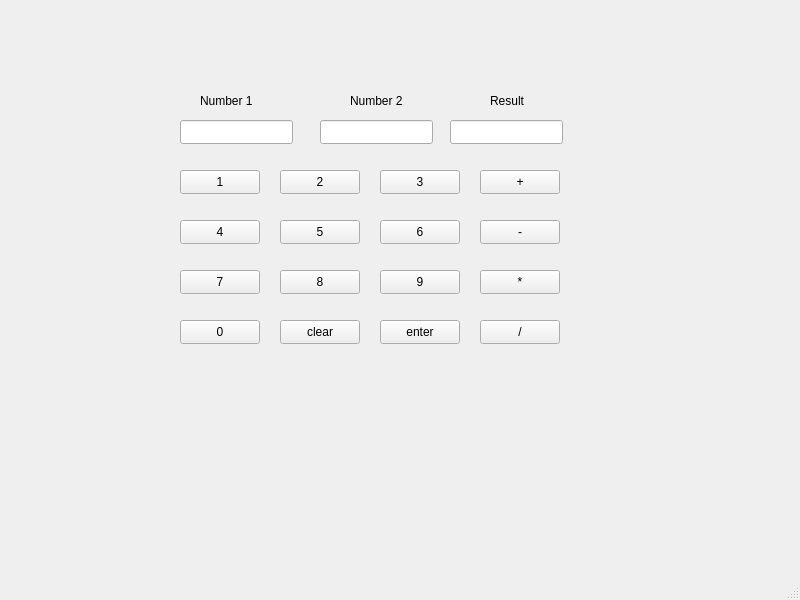
<?xml version="1.0" encoding="UTF-8"?>
<ui version="4.0">
 <class>MainWindow</class>
 <widget class="QMainWindow" name="MainWindow">
  <property name="geometry">
   <rect>
    <x>0</x>
    <y>0</y>
    <width>800</width>
    <height>600</height>
   </rect>
  </property>
  <property name="windowTitle">
   <string>MainWindow</string>
  </property>
  <widget class="QWidget" name="centralwidget">
   <widget class="QPushButton" name="N1">
    <property name="geometry">
     <rect>
      <x>180</x>
      <y>170</y>
      <width>80</width>
      <height>24</height>
     </rect>
    </property>
    <property name="text">
     <string>1</string>
    </property>
   </widget>
   <widget class="QPushButton" name="N2">
    <property name="geometry">
     <rect>
      <x>280</x>
      <y>170</y>
      <width>80</width>
      <height>24</height>
     </rect>
    </property>
    <property name="text">
     <string>2</string>
    </property>
   </widget>
   <widget class="QPushButton" name="N4">
    <property name="geometry">
     <rect>
      <x>180</x>
      <y>220</y>
      <width>80</width>
      <height>24</height>
     </rect>
    </property>
    <property name="text">
     <string>4</string>
    </property>
   </widget>
   <widget class="QPushButton" name="N5">
    <property name="geometry">
     <rect>
      <x>280</x>
      <y>220</y>
      <width>80</width>
      <height>24</height>
     </rect>
    </property>
    <property name="text">
     <string>5</string>
    </property>
   </widget>
   <widget class="QPushButton" name="N3">
    <property name="geometry">
     <rect>
      <x>380</x>
      <y>170</y>
      <width>80</width>
      <height>24</height>
     </rect>
    </property>
    <property name="text">
     <string>3</string>
    </property>
   </widget>
   <widget class="QPushButton" name="N6">
    <property name="geometry">
     <rect>
      <x>380</x>
      <y>220</y>
      <width>80</width>
      <height>24</height>
     </rect>
    </property>
    <property name="text">
     <string>6</string>
    </property>
   </widget>
   <widget class="QPushButton" name="N7">
    <property name="geometry">
     <rect>
      <x>180</x>
      <y>270</y>
      <width>80</width>
      <height>24</height>
     </rect>
    </property>
    <property name="text">
     <string>7</string>
    </property>
   </widget>
   <widget class="QPushButton" name="N8">
    <property name="geometry">
     <rect>
      <x>280</x>
      <y>270</y>
      <width>80</width>
      <height>24</height>
     </rect>
    </property>
    <property name="text">
     <string>8</string>
    </property>
   </widget>
   <widget class="QPushButton" name="N9">
    <property name="geometry">
     <rect>
      <x>380</x>
      <y>270</y>
      <width>80</width>
      <height>24</height>
     </rect>
    </property>
    <property name="text">
     <string>9</string>
    </property>
   </widget>
   <widget class="QPushButton" name="N0">
    <property name="geometry">
     <rect>
      <x>180</x>
      <y>320</y>
      <width>80</width>
      <height>24</height>
     </rect>
    </property>
    <property name="text">
     <string>0</string>
    </property>
   </widget>
   <widget class="QPushButton" name="clear">
    <property name="geometry">
     <rect>
      <x>280</x>
      <y>320</y>
      <width>80</width>
      <height>24</height>
     </rect>
    </property>
    <property name="text">
     <string>clear</string>
    </property>
   </widget>
   <widget class="QPushButton" name="enter">
    <property name="geometry">
     <rect>
      <x>380</x>
      <y>320</y>
      <width>80</width>
      <height>24</height>
     </rect>
    </property>
    <property name="text">
     <string>enter</string>
    </property>
   </widget>
   <widget class="QPushButton" name="add">
    <property name="geometry">
     <rect>
      <x>480</x>
      <y>170</y>
      <width>80</width>
      <height>24</height>
     </rect>
    </property>
    <property name="text">
     <string>+</string>
    </property>
   </widget>
   <widget class="QPushButton" name="sub">
    <property name="geometry">
     <rect>
      <x>480</x>
      <y>220</y>
      <width>80</width>
      <height>24</height>
     </rect>
    </property>
    <property name="text">
     <string>-</string>
    </property>
   </widget>
   <widget class="QPushButton" name="mul">
    <property name="geometry">
     <rect>
      <x>480</x>
      <y>270</y>
      <width>80</width>
      <height>24</height>
     </rect>
    </property>
    <property name="text">
     <string>*</string>
    </property>
   </widget>
   <widget class="QPushButton" name="div">
    <property name="geometry">
     <rect>
      <x>480</x>
      <y>320</y>
      <width>80</width>
      <height>24</height>
     </rect>
    </property>
    <property name="text">
     <string>/</string>
    </property>
   </widget>
   <widget class="QLineEdit" name="num1">
    <property name="geometry">
     <rect>
      <x>180</x>
      <y>120</y>
      <width>113</width>
      <height>24</height>
     </rect>
    </property>
   </widget>
   <widget class="QLineEdit" name="num2">
    <property name="geometry">
     <rect>
      <x>320</x>
      <y>120</y>
      <width>113</width>
      <height>24</height>
     </rect>
    </property>
   </widget>
   <widget class="QLineEdit" name="result">
    <property name="geometry">
     <rect>
      <x>450</x>
      <y>120</y>
      <width>113</width>
      <height>24</height>
     </rect>
    </property>
   </widget>
   <widget class="QLabel" name="label">
    <property name="geometry">
     <rect>
      <x>200</x>
      <y>90</y>
      <width>61</width>
      <height>21</height>
     </rect>
    </property>
    <property name="text">
     <string>Number 1</string>
    </property>
   </widget>
   <widget class="QLabel" name="label_2">
    <property name="geometry">
     <rect>
      <x>350</x>
      <y>90</y>
      <width>61</width>
      <height>21</height>
     </rect>
    </property>
    <property name="text">
     <string>Number 2</string>
    </property>
   </widget>
   <widget class="QLabel" name="label_3">
    <property name="geometry">
     <rect>
      <x>490</x>
      <y>90</y>
      <width>61</width>
      <height>21</height>
     </rect>
    </property>
    <property name="text">
     <string>Result</string>
    </property>
   </widget>
  </widget>
  <widget class="QMenuBar" name="menubar">
   <property name="geometry">
    <rect>
     <x>0</x>
     <y>0</y>
     <width>800</width>
     <height>21</height>
    </rect>
   </property>
  </widget>
  <widget class="QStatusBar" name="statusbar"/>
 </widget>
 <resources/>
 <connections/>
</ui>
